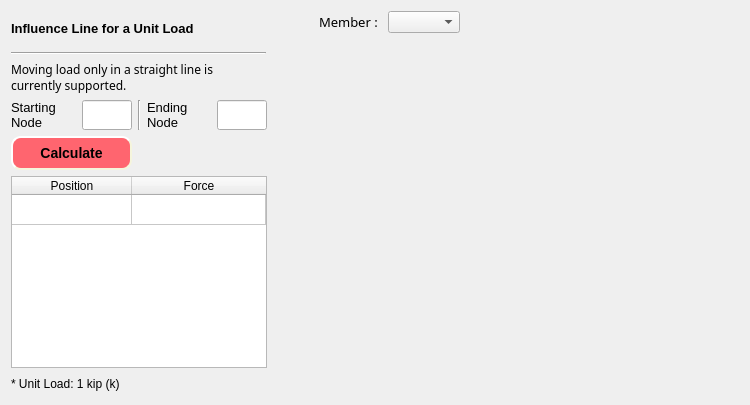
     <widget class="QWidget" name="page_influenceLine">
      <layout class="QGridLayout" name="gridLayout_11">
       <item row="0" column="0" rowspan="2">
        <widget class="QLabel" name="label_25">
         <property name="minimumSize">
          <size>
           <width>0</width>
           <height>35</height>
          </size>
         </property>
         <property name="font">
          <font>
           <pointsize>10</pointsize>
           <weight>75</weight>
           <bold>true</bold>
          </font>
         </property>
         <property name="text">
          <string>Influence Line for a Unit Load</string>
         </property>
        </widget>
       </item>
       <item row="0" column="1">
        <spacer name="horizontalSpacer_4">
         <property name="orientation">
          <enum>Qt::Horizontal</enum>
         </property>
         <property name="sizeHint" stdset="0">
          <size>
           <width>40</width>
           <height>20</height>
          </size>
         </property>
        </spacer>
       </item>
       <item row="0" column="2">
        <widget class="QLabel" name="label_26">
         <property name="maximumSize">
          <size>
           <width>91</width>
           <height>20</height>
          </size>
         </property>
         <property name="font">
          <font>
           <family>Segoe UI Semibold</family>
           <pointsize>10</pointsize>
          </font>
         </property>
         <property name="text">
          <string>Member : </string>
         </property>
        </widget>
       </item>
       <item row="0" column="3">
        <widget class="QComboBox" name="comboBox_influence">
         <property name="maximumSize">
          <size>
           <width>73</width>
           <height>22</height>
          </size>
         </property>
        </widget>
       </item>
       <item row="0" column="4">
        <spacer name="horizontalSpacer_3">
         <property name="orientation">
          <enum>Qt::Horizontal</enum>
         </property>
         <property name="sizeHint" stdset="0">
          <size>
           <width>273</width>
           <height>20</height>
          </size>
         </property>
        </spacer>
       </item>
       <item row="2" column="0">
        <widget class="Line" name="line_10">
         <property name="maximumSize">
          <size>
           <width>255</width>
           <height>21</height>
          </size>
         </property>
         <property name="orientation">
          <enum>Qt::Horizontal</enum>
         </property>
        </widget>
       </item>
       <item row="3" column="0">
        <widget class="QLabel" name="label_24">
         <property name="font">
          <font>
           <family>Segoe UI Semibold</family>
           <pointsize>9</pointsize>
          </font>
         </property>
         <property name="text">
          <string>Moving load only in a straight line is 
currently supported.</string>
         </property>
        </widget>
       </item>
       <item row="4" column="0">
        <layout class="QHBoxLayout" name="horizontalLayout">
         <item>
          <widget class="QLabel" name="label_27">
           <property name="maximumSize">
            <size>
             <width>69</width>
             <height>42</height>
            </size>
           </property>
           <property name="font">
            <font>
             <family>MS Shell Dlg 2</family>
             <pointsize>10</pointsize>
            </font>
           </property>
           <property name="text">
            <string>Starting 
Node</string>
           </property>
          </widget>
         </item>
         <item>
          <widget class="QLineEdit" name="lineEdit_startingNode">
           <property name="maximumSize">
            <size>
             <width>50</width>
             <height>31</height>
            </size>
           </property>
           <property name="font">
            <font>
             <pointsize>10</pointsize>
            </font>
           </property>
          </widget>
         </item>
         <item>
          <widget class="Line" name="line">
           <property name="orientation">
            <enum>Qt::Vertical</enum>
           </property>
          </widget>
         </item>
         <item>
          <widget class="QLabel" name="label_28">
           <property name="maximumSize">
            <size>
             <width>69</width>
             <height>42</height>
            </size>
           </property>
           <property name="font">
            <font>
             <family>MS Shell Dlg 2</family>
             <pointsize>10</pointsize>
            </font>
           </property>
           <property name="text">
            <string>Ending 
Node</string>
           </property>
          </widget>
         </item>
         <item>
          <widget class="QLineEdit" name="lineEdit_endingNode">
           <property name="maximumSize">
            <size>
             <width>50</width>
             <height>31</height>
            </size>
           </property>
           <property name="font">
            <font>
             <pointsize>10</pointsize>
            </font>
           </property>
          </widget>
         </item>
        </layout>
       </item>
       <item row="5" column="0">
        <widget class="QPushButton" name="pushButton_calculate">
         <property name="minimumSize">
          <size>
           <width>35</width>
           <height>0</height>
          </size>
         </property>
         <property name="maximumSize">
          <size>
           <width>121</width>
           <height>35</height>
          </size>
         </property>
         <property name="styleSheet">
          <string notr="true">QPushButton {
	background-color: rgb(255, 101, 111);
    border-style: outset;
    border-width: 2px;
    border-radius: 10px;
    border-color: beige;
    font: bold 14px;
    min-width: 1em;
    padding: 7px;
}
QPushButton:hover {
	background-color: rgb(255, 38, 49);
    border-style: inset;
}</string>
         </property>
         <property name="text">
          <string>Calculate</string>
         </property>
        </widget>
       </item>
       <item row="6" column="0">
        <widget class="QTableWidget" name="tableWidget_influenceLine">
         <property name="minimumSize">
          <size>
           <width>0</width>
           <height>0</height>
          </size>
         </property>
         <property name="maximumSize">
          <size>
           <width>271</width>
           <height>16777215</height>
          </size>
         </property>
         <property name="alternatingRowColors">
          <bool>true</bool>
         </property>
         <attribute name="horizontalHeaderDefaultSectionSize">
          <number>120</number>
         </attribute>
         <attribute name="horizontalHeaderStretchLastSection">
          <bool>true</bool>
         </attribute>
         <attribute name="verticalHeaderVisible">
          <bool>false</bool>
         </attribute>
         <row>
          <property name="text">
           <string>1</string>
          </property>
         </row>
         <column>
          <property name="text">
           <string>Position</string>
          </property>
          <property name="background">
           <color>
            <red>253</red>
            <green>244</green>
            <blue>152</blue>
           </color>
          </property>
         </column>
         <column>
          <property name="text">
           <string>Force</string>
          </property>
          <property name="background">
           <color>
            <red>123</red>
            <green>192</green>
            <blue>67</blue>
           </color>
          </property>
         </column>
        </widget>
       </item>
       <item row="7" column="0">
        <widget class="QLabel" name="label_unitLoad">
         <property name="minimumSize">
          <size>
           <width>255</width>
           <height>20</height>
          </size>
         </property>
         <property name="maximumSize">
          <size>
           <width>255</width>
           <height>40</height>
          </size>
         </property>
         <property name="font">
          <font>
           <pointsize>9</pointsize>
          </font>
         </property>
         <property name="text">
          <string>* Unit Load: 1 kip (k)</string>
         </property>
        </widget>
       </item>
       <item row="1" column="1" rowspan="7" colspan="4">
        <layout class="QVBoxLayout" name="graphLayout_influenceLine">
         <property name="spacing">
          <number>0</number>
         </property>
         <property name="bottomMargin">
          <number>0</number>
         </property>
        </layout>
       </item>
      </layout>
     </widget>
